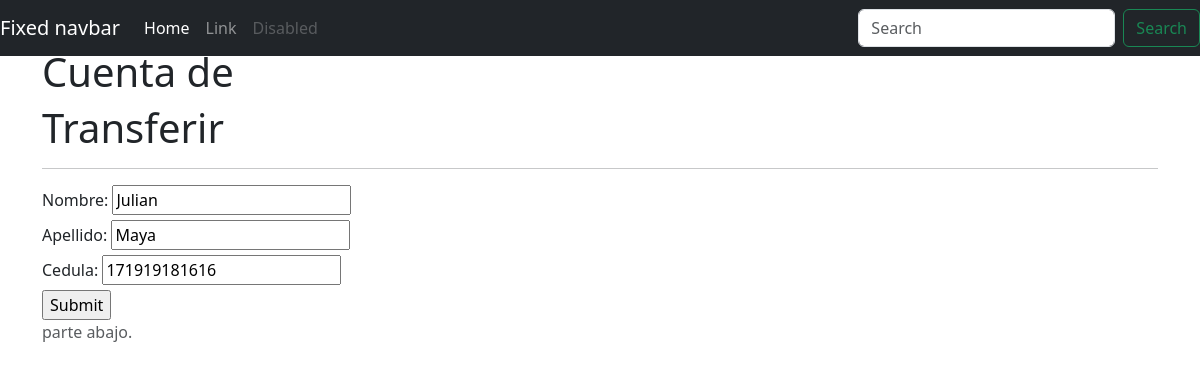
The page /cliente/editar/10 on the database its author committed.
### cuentas/models.py (models this page shows, shortened)
class Cliente(models.Model):
    nombre = models.CharField(max_length=50)
    apellido = models.CharField(max_length=50)
    cedula = models.CharField(max_length=12, unique=True)
    user = models.OneToOneField(User, related_name='cliente', on_delete=models.CASCADE, null=True, blank=True)

### cuentas/views.py (the view)
# urls.py: path('cliente/editar/<int:cliente_id>', editar_cliente, name='editar_cliente'),
def editar_cliente(request, cliente_id):
    mensaje_error = ""
    cliente = get_object_or_404(Cliente, id=cliente_id)
    if request.method == "POST":
        formulario = ClienteForm(request.POST, instance=cliente)
        if formulario.is_valid():
            cliente.nombre = formulario.cleaned_data['nombre']
            cliente.apellido = formulario.cleaned_data['apellido']
            cliente.cedula = formulario.cleaned_data['cedula']
            cliente.save()
            return HttpResponseRedirect(reverse("ver_cliente", args=[cliente.id]))
        else:
            mensaje_error = "Error en el formulario"
    else:
        formulario = ClienteForm(instance=cliente)
    return render(request, 'nuevo_cliente.html', {'formulario': formulario, 'mensaje_error': mensaje_error})

### cuentas/forms.py
class ClienteForm(forms.ModelForm):
    class Meta:
        model = Cliente
        fields = ['nombre', 'apellido', 'cedula']

### cuentas/templates/nuevo_cliente.html (shortened to what this page needs)
<!doctype html>
<html lang="es">
  <head>
    <link href="https://getbootstrap.com/docs/4.0/dist/css/bootstrap.min.css" rel="stylesheet">
    <link href="https://getbootstrap.com/docs/4.0/examples/sticky-footer-navbar/sticky-footer-navbar.css" rel="stylesheet">
  </head>
  <body>
    <header>
      <nav class="navbar navbar-expand-md navbar-dark fixed-top bg-dark">
        <a class="navbar-brand" href="#">Fixed navbar</a>
        <div class="collapse navbar-collapse" id="navbarCollapse">
          <ul class="navbar-nav mr-auto">
            <li class="nav-item active">
              <a class="nav-link" href="#">Home <span class="sr-only">(current)</span></a>
            </li>
            <li class="nav-item">
              <a class="nav-link" href="#">Link</a>
            </li>
            <li class="nav-item">
              <a class="nav-link disabled" href="#">Disabled</a>
            </li>
          </ul>
          <form class="form-inline mt-2 mt-md-0">
            <input class="form-control mr-sm-2" type="text" placeholder="Search" aria-label="Search">
            <button class="btn btn-outline-success my-2 my-sm-0" type="submit">Search</button>
          </form>
        </div>
      </nav>
    </header>
    <main role="main" class="container">
      <h1 class="mt-5">Cuenta de {{cuenta.cliente.nombre}} {{cuenta.cliente.apellido}}</h1>
       <h1>Transferir</h1>
       <hr>
       <form  method="post">
        {{ formulario }}
        <input type="submit" value="Submit">
        </form>
    </main>
    <footer class="footer">
      <div class="container">
        <span class="text-muted">parte abajo.</span>
      </div>
    </footer>
    <link href="https://cdn.jsdelivr.net/npm/bootstrap@5.3.3/dist/css/bootstrap.min.css" rel="stylesheet">
  </body>
</html>

### rows shown on the page
Cliente: nombre "Julian", apellido "Maya", cedula "171919181616"
